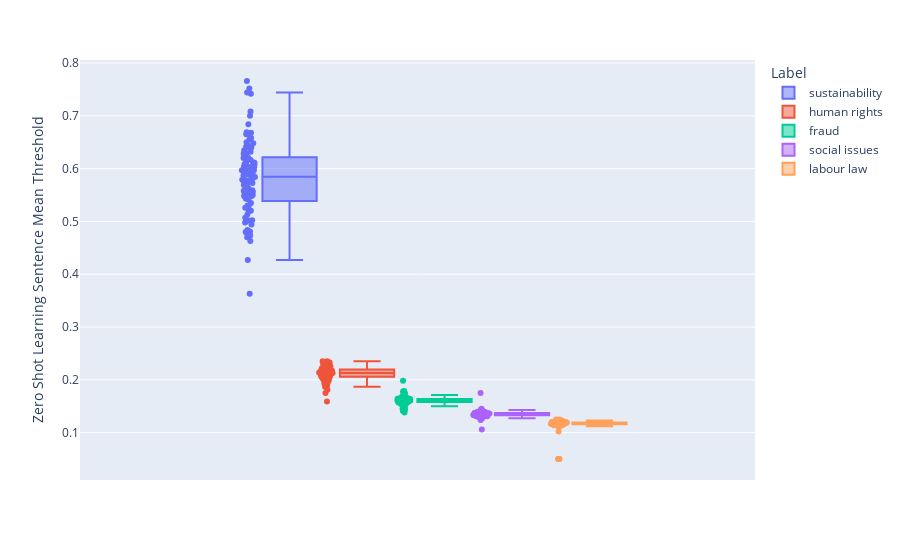

Here is the notebook cell this chart was saved with:
### Code cell
fig = px.box(result_normal, y="Zero Shot Learning Sentence Mean Threshold", points="all", color = "Label", width=900)
# fig.update_layout(legend=dict(
#     yanchor="bottom",
#     y=1,
#     xanchor="left",
#     x=0.01
# ))

fig.show()
